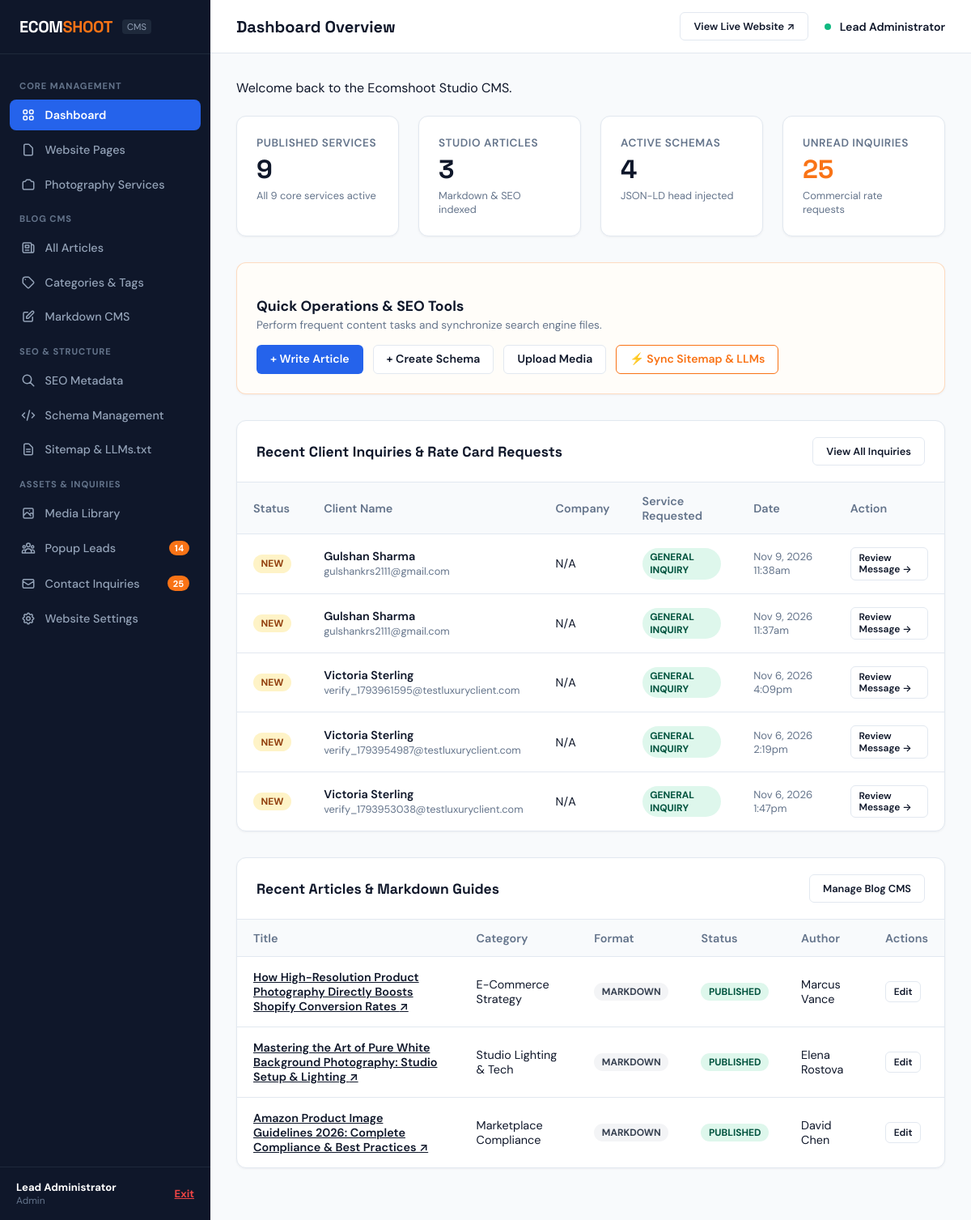
The page /admin/index.php (signed in) on the database its author committed.
### tables this page shows
CREATE TABLE `contact_submissions` (
  `id` INT AUTO_INCREMENT PRIMARY KEY,
  `full_name` VARCHAR(150) NOT NULL,
  `email` VARCHAR(150) NOT NULL,
  `phone` VARCHAR(50) NOT NULL,
  `company_name` VARCHAR(150) NULL,
  `service_required` VARCHAR(150) NOT NULL,
  `message` LONGTEXT NOT NULL,
  `ip_address` VARCHAR(45) NULL,
  `user_agent` TEXT NULL,
  `is_read` TINYINT(1) DEFAULT 0,
  `notes` TEXT NULL,
  `created_at` TIMESTAMP DEFAULT CURRENT_TIMESTAMP
);

CREATE TABLE `blogs` (
  `id` INT AUTO_INCREMENT PRIMARY KEY,
  `category_id` INT NULL,
  `title` VARCHAR(255) NOT NULL,
  `slug` VARCHAR(200) NOT NULL UNIQUE,
  `excerpt` TEXT NOT NULL,
  `content` LONGTEXT NOT NULL,
  `content_format` ENUM('markdown', 'html') DEFAULT 'markdown',
  `featured_image` VARCHAR(255) NULL,
  `author_name` VARCHAR(100) NOT NULL DEFAULT 'Ecomshoot Creative Studio',
  `author_role` VARCHAR(100) DEFAULT 'Commercial Photography Director',
  `status` ENUM('published', 'draft') DEFAULT 'published',
  `faqs_json` LONGTEXT NULL,
  `internal_links_json` LONGTEXT NULL,
  `read_time` VARCHAR(20) DEFAULT '5 min read',
  `published_at` DATETIME NULL,
  `created_at` TIMESTAMP DEFAULT CURRENT_TIMESTAMP,
  `updated_at` TIMESTAMP DEFAULT CURRENT_TIMESTAMP ON UPDATE CURRENT_TIMESTAMP,
  CONSTRAINT `fk_blogs_category` FOREIGN KEY (`category_id`) REFERENCES `blog_categories` (`id`) ON DELETE SET NULL
);

CREATE TABLE `blog_categories` (
  `id` INT AUTO_INCREMENT PRIMARY KEY,
  `name` VARCHAR(100) NOT NULL,
  `slug` VARCHAR(100) NOT NULL UNIQUE,
  `description` TEXT NULL,
  `created_at` TIMESTAMP DEFAULT CURRENT_TIMESTAMP
);

### config/config.php (called while the page is built, shortened)
<?php
function e(?string $string): string {
    return htmlspecialchars($string ?? '', ENT_QUOTES, 'UTF-8');
}
function url(string $path = ''): string {
    $cleanPath = ltrim($path, '/');
    return BASE_URL . ($cleanPath ? '/' . $cleanPath : '');
}
function blog_url(int $id): string {
    return url('blog/' . $id);
}

### admin/index.php (the view, shortened to what this page needs)
<?php
require_once __DIR__ . '/../config/config.php';
require_once __DIR__ . '/includes/header.php';
$db = Database::getInstance()->getConnection();
$serviceCount = (int) $db->query("SELECT count(*) FROM services WHERE status = 'published'")->fetchColumn();
$blogCount = (int) $db->query("SELECT count(*) FROM blogs WHERE status = 'published'")->fetchColumn();
$schemaCount = (int) $db->query("SELECT count(*) FROM `schemas` WHERE is_active = 1")->fetchColumn();
$recentInquiries = $db->query("SELECT * FROM contact_submissions ORDER BY created_at DESC LIMIT 5")->fetchAll(PDO::FETCH_ASSOC);
$recentBlogs = $db->query("SELECT b.*, c.name as category_name FROM blogs b LEFT JOIN blog_categories c ON b.category_id = c.id ORDER BY b.created_at DESC LIMIT 4")->fetchAll(PDO::FETCH_ASSOC);
?>
<div class="admin-metrics-grid">
  <div class="metric-card">
    <div class="metric-title">Published Services</div>
    <div class="metric-value"><?= $serviceCount ?></div>
    <div style="font-size: 0.8rem; color: var(--admin-text-muted); margin-top: 0.5rem;">All 9 core services active</div>
  </div>
  <div class="metric-card">
    <div class="metric-title">Studio Articles</div>
    <div class="metric-value"><?= $blogCount ?></div>
    <div style="font-size: 0.8rem; color: var(--admin-text-muted); margin-top: 0.5rem;">Markdown &amp; SEO indexed</div>
  </div>
  <div class="metric-card">
    <div class="metric-title">Active Schemas</div>
    <div class="metric-value"><?= $schemaCount ?></div>
    <div style="font-size: 0.8rem; color: var(--admin-text-muted); margin-top: 0.5rem;">JSON-LD head injected</div>
  </div>
  <div class="metric-card">
    <div class="metric-title">Unread Inquiries</div>
    <div class="metric-value" style="color: var(--admin-coral);"><?= $unreadCount ?></div>
    <div style="font-size: 0.8rem; color: var(--admin-text-muted); margin-top: 0.5rem;">Commercial rate requests</div>
  </div>
</div>
<div class="admin-card" style="background-color: #FFFDF9; border-color: rgba(249, 115, 22, 0.25);">
  <div class="admin-card-body" style="display: flex; justify-content: space-between; align-items: center; flex-wrap: wrap; gap: 1rem;">
    <div>
      <h3 style="font-size: 1.1rem; margin-bottom: 0.25rem;">Quick Operations &amp; SEO Tools</h3>
      <p style="font-size: 0.85rem; color: var(--admin-text-muted); margin: 0;">Perform frequent content tasks and synchronize search engine files.</p>
    </div>
    <div style="display: flex; gap: 0.75rem; flex-wrap: wrap;">
      <a href="<?= url('admin/blog-edit.php') ?>" class="btn-admin btn-admin-primary">+ Write Article</a>
      <a href="<?= url('admin/schema-edit.php') ?>" class="btn-admin btn-admin-outline">+ Create Schema</a>
      <a href="<?= url('admin/media.php') ?>" class="btn-admin btn-admin-outline">Upload Media</a>
      <a href="<?= url('admin/sitemap.php?regenerate=1') ?>" class="btn-admin btn-admin-outline" style="border-color: var(--admin-coral); color: var(--admin-coral);">
        ⚡ Sync Sitemap &amp; LLMs
      </a>
    </div>
  </div>
</div>
<div class="admin-card">
  <div class="admin-card-header">
    <div class="admin-card-title">Recent Client Inquiries &amp; Rate Card Requests</div>
    <a href="<?= url('admin/contacts.php') ?>" class="btn-admin btn-admin-outline" style="font-size: 0.8rem;">View All Inquiries</a>
  </div>
  <div class="admin-card-body" style="padding: 0;">
    <?php if (empty($recentInquiries)): ?>
      <div style="padding: 2rem; text-align: center; color: var(--admin-text-muted);">No inquiries received yet.</div>
    <?php else: ?>
      <table class="admin-table">
        <thead>
          <tr>
            <th>Status</th>
            <th>Client Name</th>
            <th>Company</th>
            <th>Service Requested</th>
            <th>Date</th>
            <th>Action</th>
          </tr>
        </thead>
        <tbody>
          <?php foreach ($recentInquiries as $inq): ?>
            <tr>
              <td>
                <?php if ($inq['is_read']): ?>
                  <span class="status-pill status-draft">Read</span>
                <?php else: ?>
                  <span class="status-pill" style="background-color: #FEF3C7; color: #92400E;">New</span>
                <?php endif; ?>
              </td>
              <td style="font-weight: 600;"><?= e($inq['full_name']) ?><br><span style="font-size: 0.8rem; color: var(--admin-text-muted); font-weight: normal;"><?= e($inq['email']) ?></span></td>
              <td><?= e($inq['company_name'] ?: 'N/A') ?></td>
              <td><span class="status-pill status-active"><?= e($inq['service_required']) ?></span></td>
              <td style="font-size: 0.82rem; color: var(--admin-text-muted);"><?= date('M j, Y g:ia', strtotime($inq['created_at'])) ?></td>
              <td>
                <a href="<?= url('admin/contacts.php?id=' . $inq['id']) ?>" class="btn-admin btn-admin-outline" style="font-size: 0.75rem; padding: 0.3rem 0.6rem;">
                  Review Message &rarr;
                </a>
              </td>
            </tr>
          <?php endforeach; ?>
        </tbody>
      </table>
    <?php endif; ?>
  </div>
</div>
<div class="admin-card">
  <div class="admin-card-header">
    <div class="admin-card-title">Recent Articles &amp; Markdown Guides</div>
    <a href="<?= url('admin/blogs.php') ?>" class="btn-admin btn-admin-outline" style="font-size: 0.8rem;">Manage Blog CMS</a>
  </div>
  <div class="admin-card-body" style="padding: 0;">
    <table class="admin-table">
      <thead>
        <tr>
          <th>Title</th>
          <th>Category</th>
          <th>Format</th>
          <th>Status</th>
          <th>Author</th>
          <th>Actions</th>
        </tr>
      </thead>
      <tbody>
        <?php foreach ($recentBlogs as $rb): ?>
          <tr>
            <td style="font-weight: 600;">
              <a href="<?= blog_url($rb['id']) ?>" target="_blank" style="color: var(--admin-text-main);">
                <?= e($rb['title']) ?> &nearr;
              </a>
            </td>
            <td><?= e($rb['category_name'] ?: 'General') ?></td>
            <td><span class="status-pill status-draft"><?= strtoupper(e($rb['content_format'])) ?></span></td>
            <td><span class="status-pill status-<?= ($rb['status'] === 'published') ? 'published' : 'draft' ?>"><?= ucfirst(e($rb['status'])) ?></span></td>
            <td><?= e($rb['author_name']) ?></td>
            <td>
              <a href="<?= url('admin/blog-edit.php?id=' . $rb['id']) ?>" class="btn-admin btn-admin-outline" style="font-size: 0.75rem; padding: 0.3rem 0.6rem;">Edit</a>
            </td>
          </tr>
        <?php endforeach; ?>
      </tbody>
    </table>
  </div>
</div>
<?php require_once __DIR__ . '/includes/footer.php'; ?>

### assets/css/admin.css (style rules this page uses)
:root { --admin-sidebar-width: 260px; --admin-header-height: 65px; --admin-bg: #F8FAFC; --admin-sidebar-bg: #0F172A; --admin-sidebar-hover: #1E293B; --admin-card-bg: #FFFFFF; --admin-border: #E2E8F0; --admin-text-main: #0F172A; --admin-text-muted: #64748B; --admin-primary: #2563EB; --admin-primary-hover: #1D4ED8; --admin-coral: #F97316; --admin-success: #10B981; --admin-danger: #EF4444; --admin-warning: #F59E0B; }
body.admin-body { background-color: var(--admin-bg); color: var(--admin-text-main); font-family: 'DM Sans', -apple-system, BlinkMacSystemFont, sans-serif; margin: 0; display: flex; min-height: 100vh; }
.admin-metrics-grid { display: grid; grid-template-columns: repeat(4, 1fr); gap: 1.5rem; margin-bottom: 2rem; }
.metric-card { background-color: var(--admin-card-bg); border: 1px solid var(--admin-border); border-radius: 12px; padding: 1.5rem; box-shadow: 0 1px 3px rgba(15, 23, 42, 0.05); }
.metric-title { font-size: 0.85rem; font-weight: 600; color: var(--admin-text-muted); text-transform: uppercase; letter-spacing: 0.04em; margin-bottom: 0.5rem; }
.metric-value { font-family: 'Space Grotesk', sans-serif; font-size: 2rem; font-weight: 800; color: var(--admin-text-main); line-height: 1; }
.admin-card { background-color: var(--admin-card-bg); border: 1px solid var(--admin-border); border-radius: 12px; overflow: hidden; box-shadow: 0 1px 3px rgba(15, 23, 42, 0.05); margin-bottom: 2rem; }
.admin-card-header { padding: 1.25rem 1.5rem; border-bottom: 1px solid var(--admin-border); display: flex; align-items: center; justify-content: space-between; }
.admin-card-title { font-family: 'Space Grotesk', sans-serif; font-size: 1.1rem; font-weight: 700; }
.admin-card-body { padding: 1.5rem; }
.admin-table { width: 100%; border-collapse: collapse; text-align: left; font-size: 0.9rem; }
.admin-table th { background-color: #F8FAFC; padding: 0.85rem 1.25rem; font-weight: 600; color: var(--admin-text-muted); border-bottom: 1px solid var(--admin-border); }
.admin-table td { padding: 1rem 1.25rem; border-bottom: 1px solid var(--admin-border); vertical-align: middle; }
.admin-table tr:last-child td { border-bottom: none; }
.status-pill { display: inline-block; font-size: 0.75rem; font-weight: 700; padding: 0.2rem 0.6rem; border-radius: 9999px; text-transform: uppercase; }
.status-published, .status-active, .status-converted { background-color: #DEF7EC; color: #03543F; }
.status-draft, .status-inactive { background-color: #F3F4F6; color: #374151; }
.btn-admin { display: inline-flex; align-items: center; gap: 0.4rem; padding: 0.55rem 1rem; font-size: 0.88rem; font-weight: 600; border-radius: 6px; border: 1px solid transparent; cursor: pointer; text-decoration: none; line-height: 1.2; }
.btn-admin-primary { background-color: var(--admin-primary); color: #FFFFFF; }
.btn-admin-outline { background-color: #FFFFFF; border-color: var(--admin-border); color: var(--admin-text-main); }

### rows shown on the page
contact_submissions: is_read "NEW", full_name "Gulshan Sharma", email "gulshankrs2111@gmail.com", company_name "N/A", service_required "GENERAL INQUIRY", created_at "Nov 9, 2026 11:38am"
contact_submissions: is_read "NEW", full_name "Gulshan Sharma", email "gulshankrs2111@gmail.com", company_name "N/A", service_required "GENERAL INQUIRY", created_at "Nov 9, 2026 11:37am"
contact_submissions: is_read "NEW", full_name "Victoria Sterling", email "verify_1793961595@testluxuryclient.com", company_name "N/A", service_required "GENERAL INQUIRY", created_at "Nov 6, 2026 4:09pm"
contact_submissions: is_read "NEW", full_name "Victoria Sterling", email "verify_1793954987@testluxuryclient.com", company_name "N/A", service_required "GENERAL INQUIRY", created_at "Nov 6, 2026 2:19pm"
contact_submissions: is_read "NEW", full_name "Victoria Sterling", email "verify_1793953038@testluxuryclient.com", company_name "N/A", service_required "GENERAL INQUIRY", created_at "Nov 6, 2026 1:47pm"
blogs: title "How High-Resolution Product Photography Directly Boosts Shopify Conversion Rates", category.name "E-Commerce Strategy", content_format "MARKDOWN", status "PUBLISHED", author_name "Marcus Vance"
blogs: title "Mastering the Art of Pure White Background Photography: Studio Setup & Lighting", category.name "Studio Lighting & Tech", content_format "MARKDOWN", status "PUBLISHED", author_name "Elena Rostova"
blogs: title "Amazon Product Image Guidelines 2026: Complete Compliance & Best Practices", category.name "Marketplace Compliance", content_format "MARKDOWN", status "PUBLISHED", author_name "David Chen"

### other values the page prints
$newLeadsCount "14"
$unreadCount "25"
$currentAdmin['name'] "Lead Administrator"
$currentAdmin['role'] "Admin"
$adminTitle "Dashboard Overview"
$flash['message'] "Welcome back to the Ecomshoot Studio CMS."
$serviceCount "9"
$blogCount "3"
$schemaCount "4"
